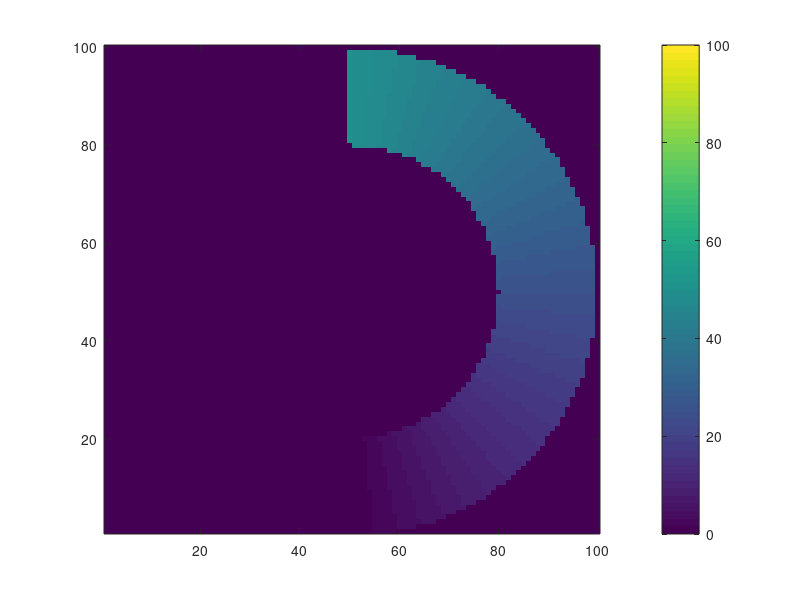

Reproduce this figure in MATLAB.
Z=zeros(100,100);
    for X=51:100
        for Y=1:100
            V=X-50;W=Y-50;
            R=sqrt(V*V+W*W);
            Theta=atan(W/V)+pi/2;
            if (R>30)&&(R<50)
                Z(Y,X)=Theta*100/2/pi;
            end
        end
    end
    X=50;
    for Y=1:100
        V=X-50;W=Y-50;
        R=sqrt(V*V+W*W);
        Theta=atan(W/V)+pi/2;
        if (R>30)&&(R<50)
            Z(Y,X)=Theta*100/2/pi;
        end
    end
imagesc(Z,[0 100]);set(gca,'YDir','normal');colorbar;
